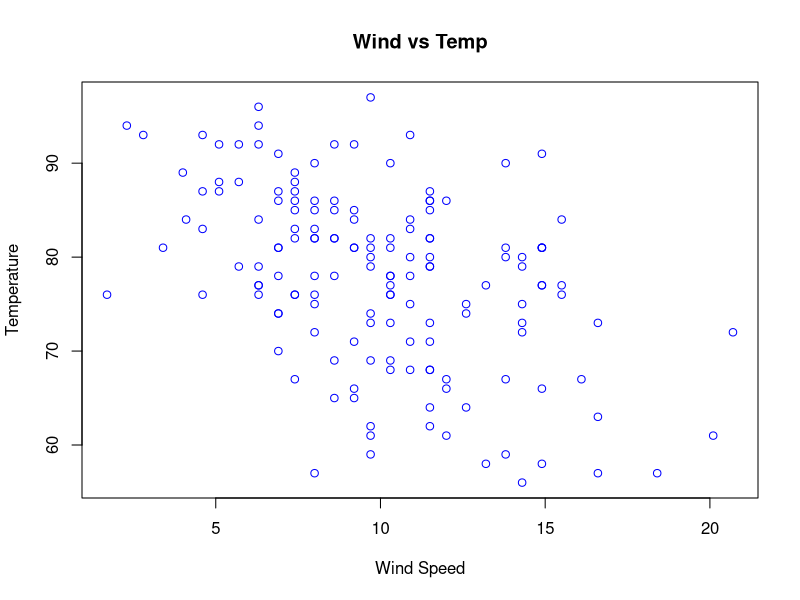
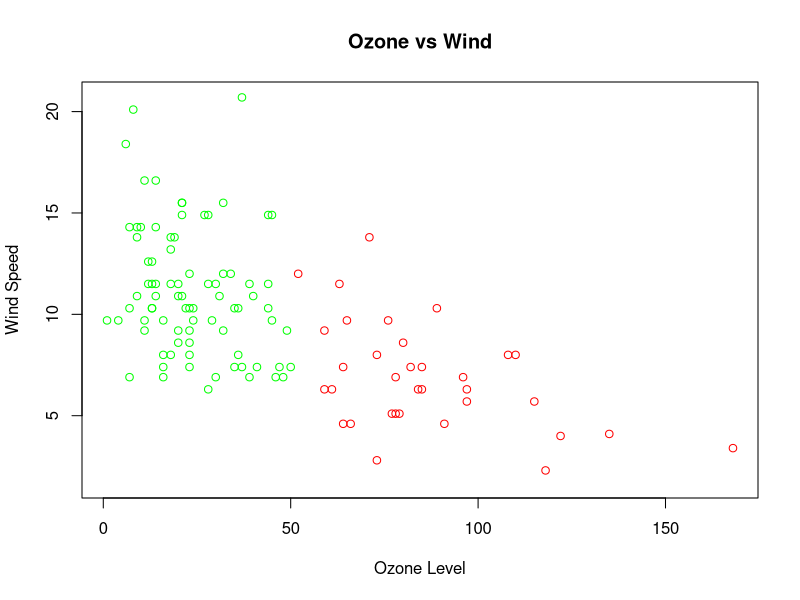

Source code (R) for these figures, in order: (Note: this script raises an error after producing the figures.)
#1. Write a R Program to perform the following:  

#a. Create a Scattered plot to compare wind speed and temperature. 

plot(airquality$Wind, airquality$Temp,
     main = "Wind vs Temp",
     xlab = "Wind Speed",
     ylab = "Temperature",
     col = "blue")

#b. Create a Scattered plot to show the relationship between ozone and wind values by giving appropriate values to colour argument.  
plot(airquality$Ozone, airquality$Wind,
     main = "Ozone vs Wind",
     xlab = "Ozone Level",
     ylab = "Wind Speed",
     col = ifelse(airquality$Ozone > 50, "red", "green"))

#c. Create a Bar plot to show the ozone level for all the days having temperature > 70. (Use inbuilt dataset air quality) 

barplot(oz,
        main = "Ozone Levels (Temp > 70)",
        ylab = "Ozone",
        col = "orange",
        names.arg = which(airquality$Temp > 70))